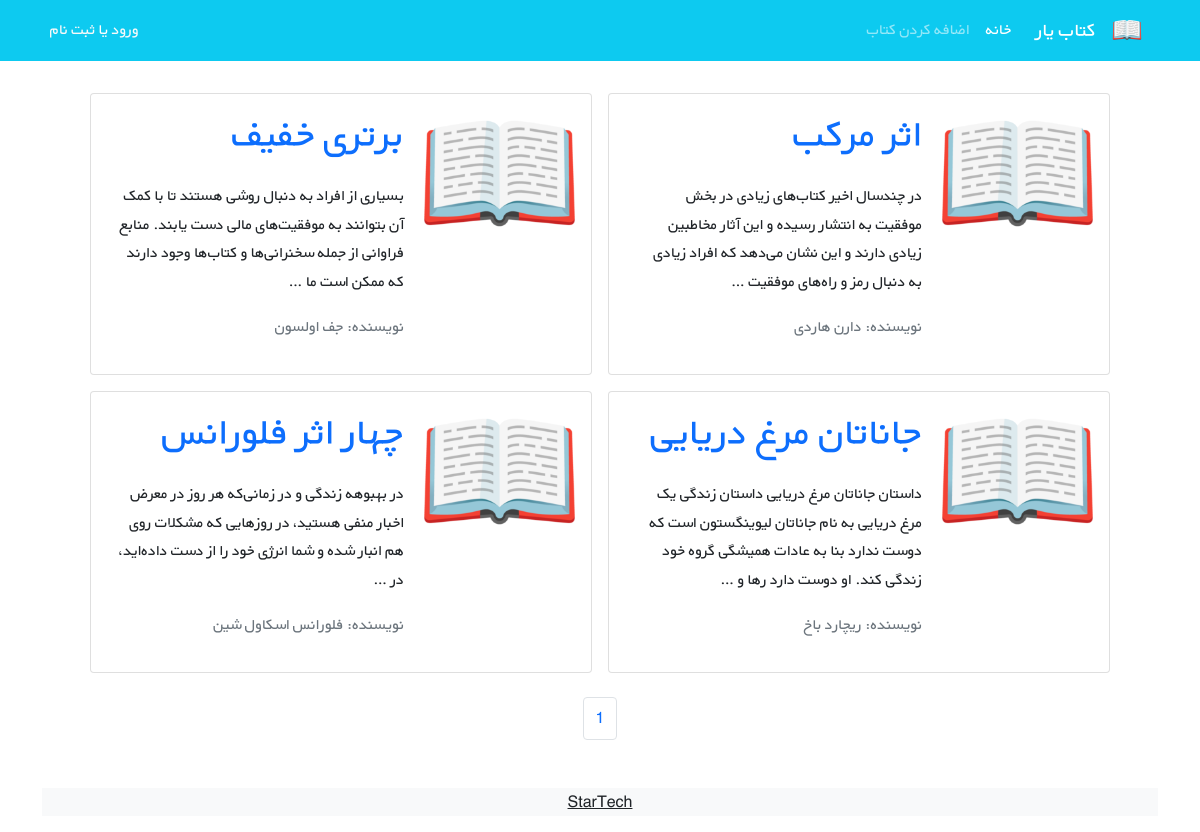
The app's page /, older data.
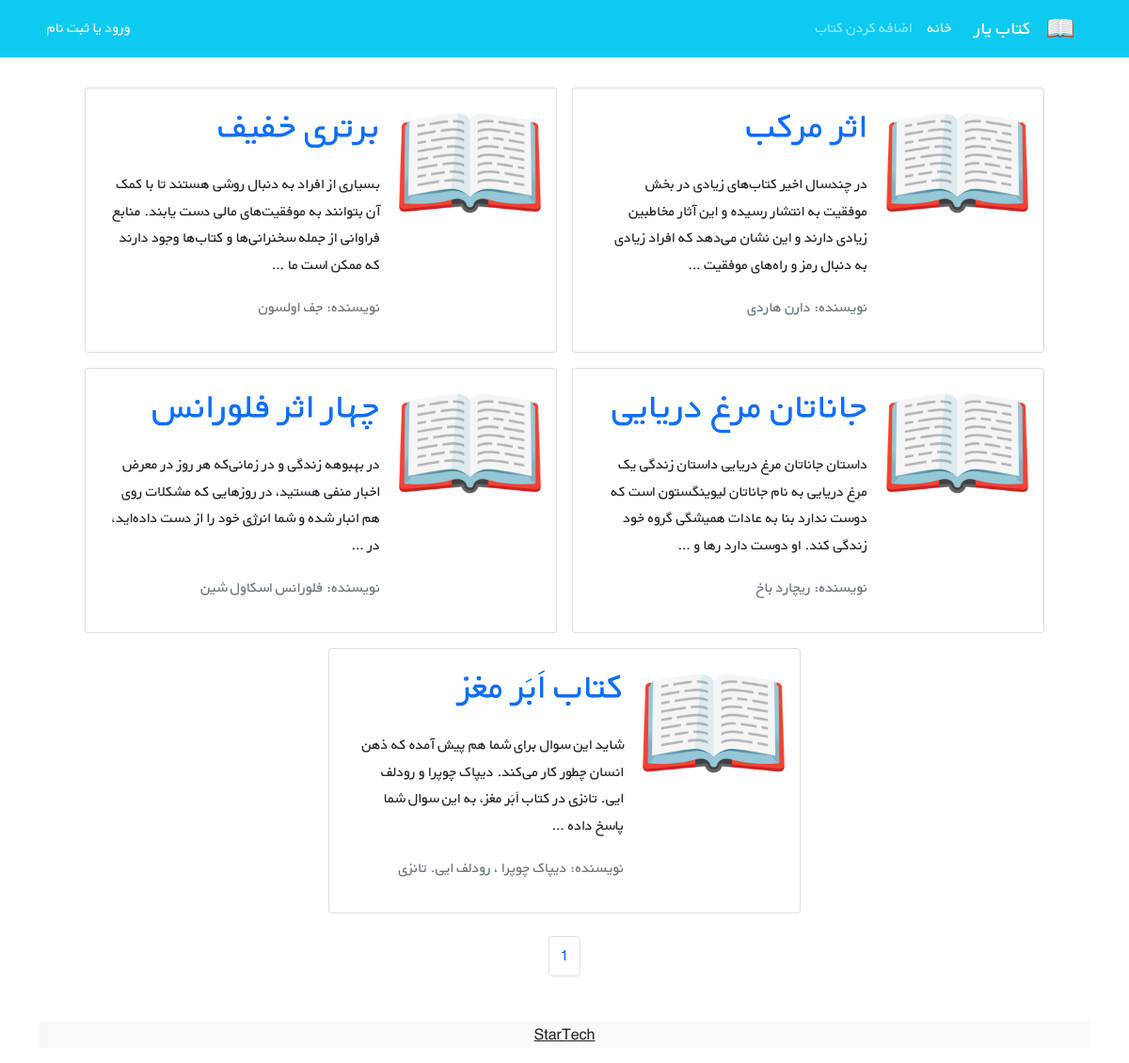
The same page, newer data.
### books/models.py (models this page shows, shortened)
class Book(models.Model):
    title = models.CharField(max_length=200)
    author = models.CharField(max_length=200)
    description = models.TextField()
    price = models.DecimalField(max_digits=5, decimal_places=2)
    cover = models.ImageField(upload_to='books_cover/', blank=True)
    translator = models.CharField(max_length=200, blank=True)
    publishers = models.CharField(max_length=200, blank=True)
    def get_absolute_url(self):
        return reverse('book_detail', args=[self.id])

### books/views.py (the view)
# urls.py: path('', views.BookListViews.as_view(), name='book_list'),
class BookListViews(generic.ListView):
    model = Book
    paginate_by = 6
    template_name = 'books/book_list.html'
    context_object_name = 'books'

### books/templates/books/book_list.html (shortened to what this page needs)
{% extends '_base.html' %}
{% load static %}
{% block content %}
    <div class="container mt-4">
        <div class="row flex-row-reverse justify-content-md-center">
            {% for book in books %}
                <div class="card m-2" style="max-width: 45%">
                    <div class="row g-0 h-100" dir="rtl">
                        <div class="col-md-4">
                            {% if book.cover %}
                                <img src="{{ book.cover.url }}"
                                     class="img-fluid rounded-start" alt="...">
                            {% else %}
                                <img src="{% static 'icons/book.png' %}" class="img-fluid rounded-start" alt="...">
                            {% endif %}
                        </div>
                        <div class="col-md-8 h-100">
                            <div class="d-flex flex-column justify-content-between h-100">
                                <div class="card-body">
                                    <h3 class="card-title"><strong><a class="text-decoration-none"
                                                                      href="{{ book.get_absolute_url }}">
                                        <h1>{{ book.title }}</h1></a></strong></h3>
                                    <p class="card-text pt-3">{{ book.description|truncatewords:30 }}</p>
                                    <p class="text-muted">نویسنده: {{ book.author }} </p>
                                </div>
                            </div>
                        </div>
                    </div>
                </div>
            {% endfor %}
        </div>
    </div>
    <nav aria-label="Page navigation example">
        <ul class="pagination justify-content-center mt-3" >
            <li class="page-item"><a class="page-link" href="#">{{ page_obj.number }}</a></li>
        </ul>
    </nav>
    <footer class="bg-light text-center text-lg-start mt-5">
        <div class="text-center bg-grey">
            <p> <a class="text-dark" href="https://google.com" target="_blank">StarTech</a></p>
        </div>
    </footer>
{% endblock content %}

### templates/_base.html (shortened to what this page needs)
{% load static %}
<!DOCTYPE HTML PUBLIC "-//W3C//DTD HTML 4.01//EN" "http://www.w3.org/TR/html4/strict.dtd">
<html lang="en">
<head>
    <link href="https://cdn.jsdelivr.net/npm/bootstrap@5.1.3/dist/css/bootstrap.min.css" rel="stylesheet"
>
    <link rel="stylesheet" href="{% static 'css/style.css' %}">
</head>
<body>
<nav class="navbar navbar-expand-lg navbar-dark bg-info" dir="rtl">
    <div class="container">
        <a class="navbar-brand" href="#">
            <img src="{% static 'icons/book.png' %}" alt="" height="30"
                 class="d-inline-block align-text-top">
        </a>
        <a class="navbar-brand mx-3" href="#">کتاب یار</a>
        <div class="collapse navbar-collapse" id="navbarNavAltMarkup">
            <div class="navbar-nav">
                <a class="nav-link active" aria-current="page" href="{% url 'book_list' %}">خانه</a>
                <a class="nav-link" href="{% url 'book_create' %}">اضافه کردن کتاب</a>
            </div>
        </div>
        <div class="mx-2 text-white">
            {% if user.is_authenticated %}
                خوش آمدی {{ user.username }}
                <span>|</span>
                <a class="link-light text-decoration-none" href="{% url 'logout' %}">خروج</a>
            {% else %}
                <a class="link-light text-decoration-none" href="{% url 'login' %}">ورود</a>
                <span>یا</span>
                <a class="link-light text-decoration-none" href="{% url 'signup' %}">ثبت نام</a>
            {% endif %}
        </div>
    </div>
</nav>
<div class=" container">
    {% block content %}
    {% endblock %}
</div>
</body>
</html>

### static/css/style.css (style rules this page uses)
* { font-family: 'BYekan', sans-serif; line-height: 1.8rem; }

Row changes from the older to the newer data that the page shows:
added Book: title "کتاب اَبَر مغز", description "شاید این سوال برای شما هم پیش آمده که ذهن انسان چطور کار می‌کند. دیپاک چوپرا و رودلف ایی. تانزی در کتاب اَبَر مغز، به این سوال شما پاسخ داده …", author "دیپاک چوپرا ، رودلف ایی. تانزی"
